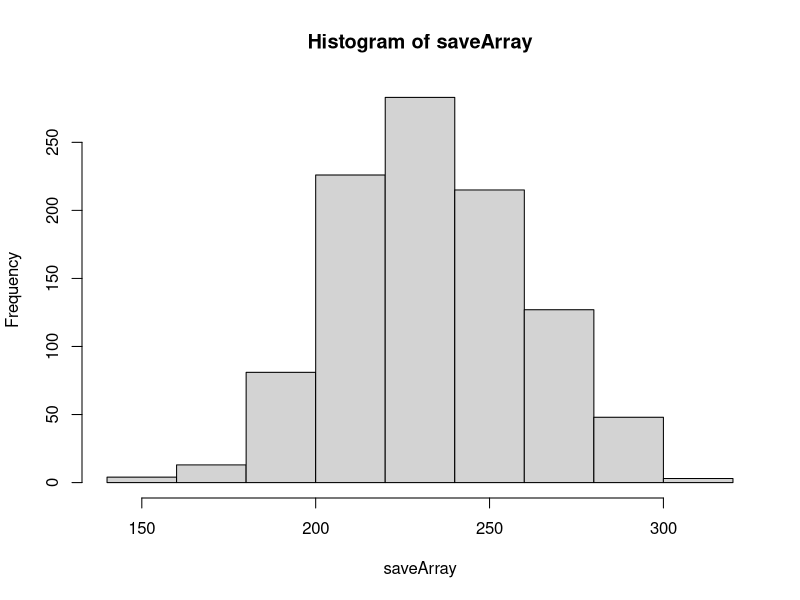

Write the R code that produced this figure.
## ---- chunk 1
knitr::opts_chunk$set(echo = TRUE)
## ---- chunk 2
days = 1:365

saveArray=vector('numeric')
for(k in 1:1000){
  bank = 0
  for(i in 1:525){
    sampleClass = sample(days, 35, replace = TRUE)

    repeats = length(unique(sampleClass))
    if (repeats == 35) bank = bank - 2
    else bank = bank + 1
  }
saveArray[k]= bank
}

## ---- chunk 3
hist(saveArray)
## ---- chunk 4
print('average amt:')
print(mean(saveArray))
